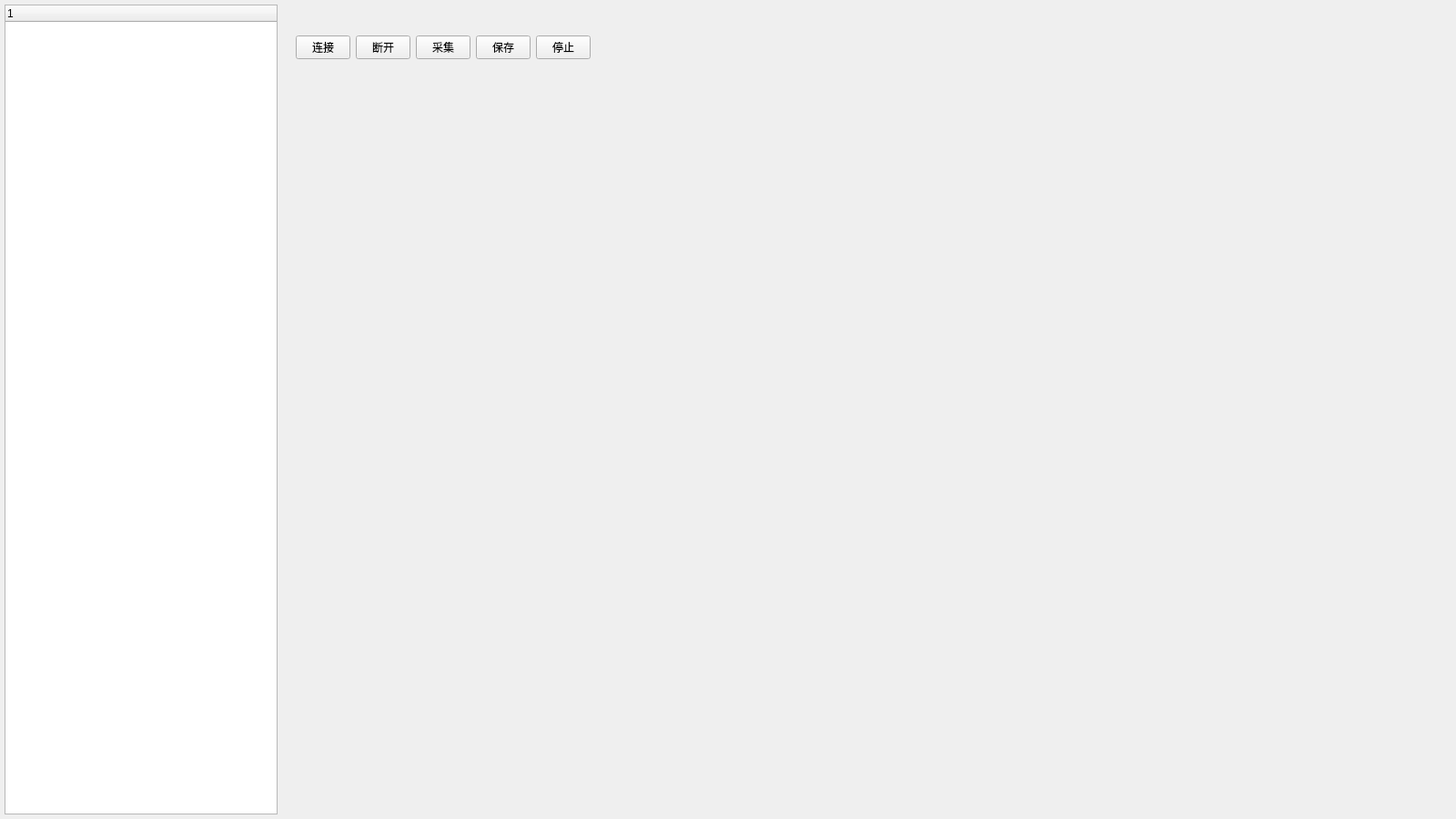
<?xml version="1.0" encoding="UTF-8"?>
<ui version="4.0">
 <class>SFRSensorManager</class>
 <widget class="SFRSensorManager" name="SFRSensorManager">
  <property name="geometry">
   <rect>
    <x>0</x>
    <y>0</y>
    <width>1600</width>
    <height>900</height>
   </rect>
  </property>
  <property name="minimumSize">
   <size>
    <width>1600</width>
    <height>900</height>
   </size>
  </property>
  <property name="windowTitle">
   <string>Widget</string>
  </property>
  <layout class="QHBoxLayout" name="horizontalLayout">
   <property name="leftMargin">
    <number>5</number>
   </property>
   <property name="topMargin">
    <number>5</number>
   </property>
   <property name="rightMargin">
    <number>5</number>
   </property>
   <property name="bottomMargin">
    <number>5</number>
   </property>
   <item>
    <widget class="QTreeWidget" name="treeWidget">
     <property name="maximumSize">
      <size>
       <width>300</width>
       <height>16777215</height>
      </size>
     </property>
     <property name="autoScrollMargin">
      <number>5</number>
     </property>
     <column>
      <property name="text">
       <string notr="true">1</string>
      </property>
     </column>
    </widget>
   </item>
   <item>
    <widget class="QWidget" name="widget" native="true">
     <layout class="QVBoxLayout" name="verticalLayout">
      <property name="leftMargin">
       <number>5</number>
      </property>
      <property name="topMargin">
       <number>5</number>
      </property>
      <property name="rightMargin">
       <number>5</number>
      </property>
      <property name="bottomMargin">
       <number>5</number>
      </property>
      <item>
       <widget class="QLabel" name="label">
        <property name="maximumSize">
         <size>
          <width>16777215</width>
          <height>30</height>
         </size>
        </property>
        <property name="styleSheet">
         <string notr="true">font: 12pt &quot;黑体&quot;;</string>
        </property>
        <property name="text">
         <string/>
        </property>
       </widget>
      </item>
      <item>
       <widget class="QWidget" name="widget_2" native="true">
        <property name="minimumSize">
         <size>
          <width>0</width>
          <height>0</height>
         </size>
        </property>
        <layout class="QHBoxLayout" name="horizontalLayout_2">
         <item>
          <widget class="QPushButton" name="btnConnect">
           <property name="maximumSize">
            <size>
             <width>60</width>
             <height>16777215</height>
            </size>
           </property>
           <property name="text">
            <string>连接</string>
           </property>
          </widget>
         </item>
         <item>
          <widget class="QPushButton" name="btnDisconnect">
           <property name="maximumSize">
            <size>
             <width>60</width>
             <height>16777215</height>
            </size>
           </property>
           <property name="text">
            <string>断开</string>
           </property>
          </widget>
         </item>
         <item>
          <widget class="QPushButton" name="btnGrab">
           <property name="maximumSize">
            <size>
             <width>60</width>
             <height>16777215</height>
            </size>
           </property>
           <property name="text">
            <string>采集</string>
           </property>
          </widget>
         </item>
         <item>
          <widget class="QPushButton" name="btnSave">
           <property name="maximumSize">
            <size>
             <width>60</width>
             <height>16777215</height>
            </size>
           </property>
           <property name="text">
            <string>保存</string>
           </property>
          </widget>
         </item>
         <item>
          <widget class="QPushButton" name="btnStop">
           <property name="maximumSize">
            <size>
             <width>60</width>
             <height>16777215</height>
            </size>
           </property>
           <property name="text">
            <string>停止</string>
           </property>
          </widget>
         </item>
         <item>
          <spacer name="horizontalSpacer">
           <property name="orientation">
            <enum>Qt::Horizontal</enum>
           </property>
           <property name="sizeHint" stdset="0">
            <size>
             <width>40</width>
             <height>20</height>
            </size>
           </property>
          </spacer>
         </item>
        </layout>
       </widget>
      </item>
      <item>
       <widget class="QStackedWidget" name="displayWidget">
        <widget class="QWidget" name="imageDisplay"/>
        <widget class="QWidget" name="pointsDisplay"/>
        <widget class="QWidget" name="profileDisplay"/>
       </widget>
      </item>
     </layout>
    </widget>
   </item>
   <item>
    <widget class="QWidget" name="propertyWidget" native="true">
     <property name="minimumSize">
      <size>
       <width>300</width>
       <height>0</height>
      </size>
     </property>
     <property name="maximumSize">
      <size>
       <width>200</width>
       <height>16777215</height>
      </size>
     </property>
    </widget>
   </item>
  </layout>
 </widget>
 <customwidgets>
  <customwidget>
   <class>SFRSensorManager</class>
   <extends>QWidget</extends>
   <header>SFRSensorManager.h</header>
   <container>1</container>
  </customwidget>
 </customwidgets>
 <resources/>
 <connections/>
</ui>
